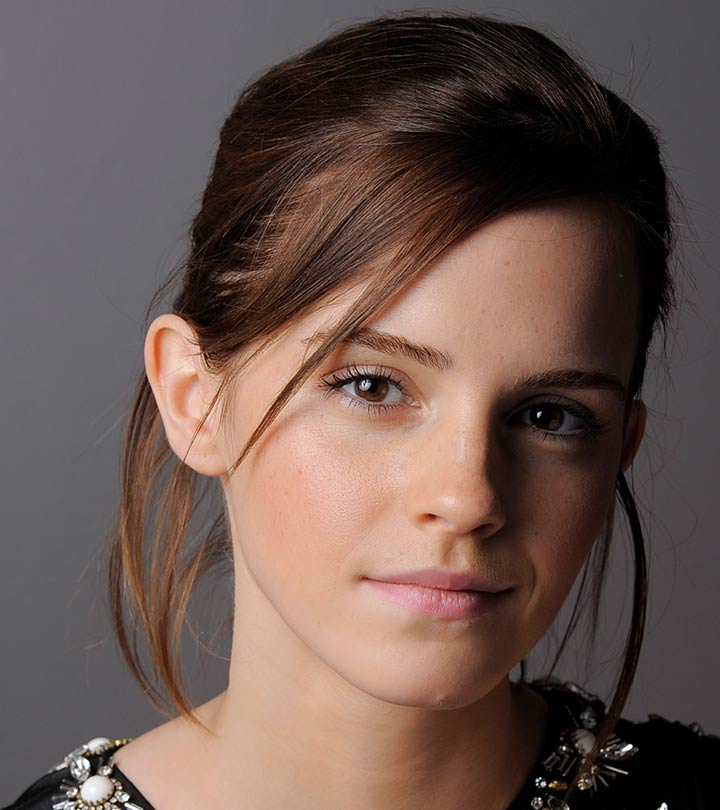
#> input picture point operations/img/emma.jpg, 720 x 810 px
$ jupyter execute 'increase brightness.ipynb'
#> lines starting #> are read from the running program, lines starting #| are printed output that depends on the picture
[cell 1]
## increase brightness

import cv2 as cv
from matplotlib import cm
import numpy as np
import matplotlib.pyplot as plt

im1=cv.imread('img/emma.jpg',cv.IMREAD_GRAYSCALE)  #read image as grayscale
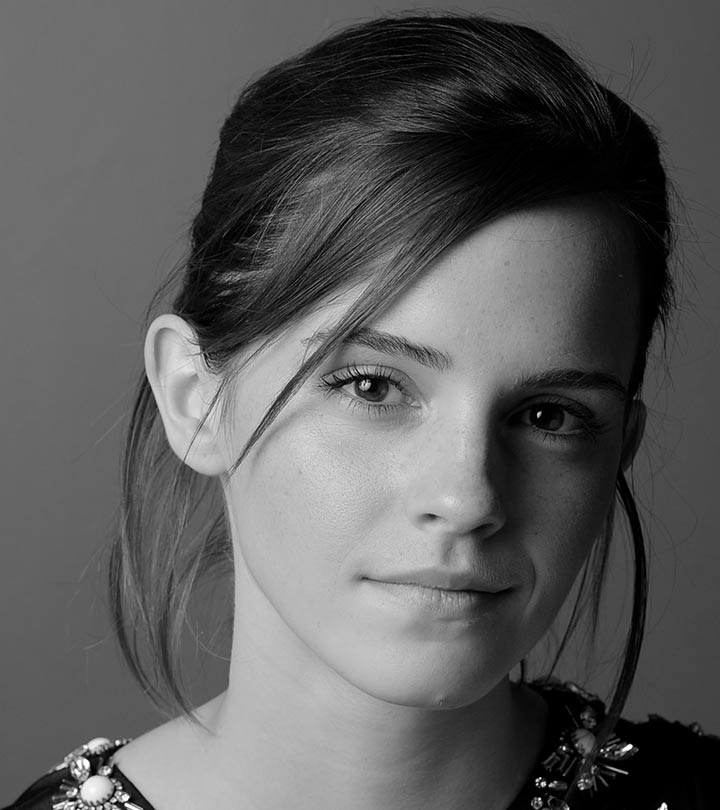
#> im1: shape (810, 720); min 0, max 255, mean 92.3
assert im1 is not None

im2=im1+100
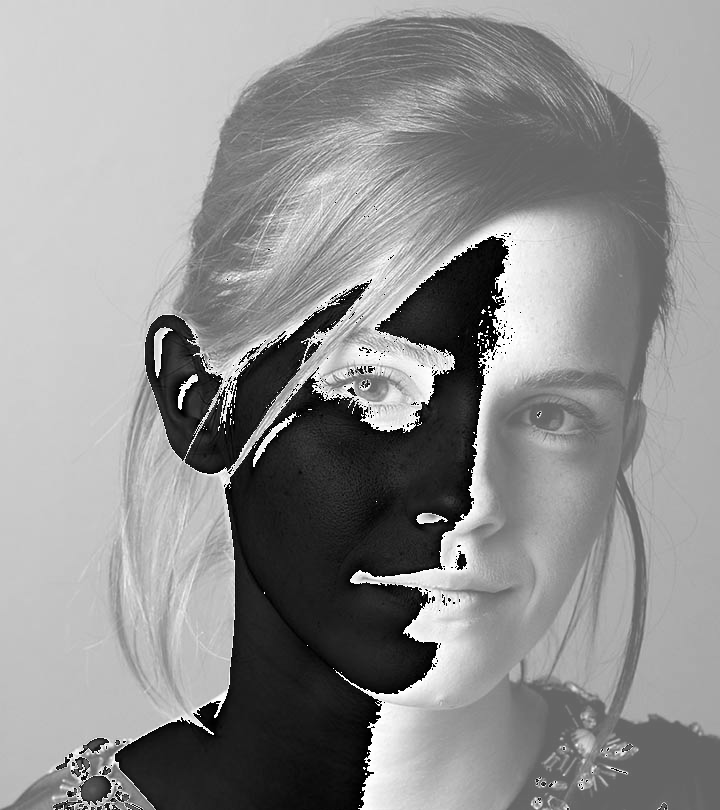
#> im2: shape (810, 720); min 0, max 255, mean 143.7
## Adding 100 to each pixel using im2 = im1 + 100 may result in values exceeding 255, causing overflow.
## When values exceed 255 due to addition, they are truncated back to the 0-255 range (256 becomes 0).

im3=cv.add(im1,100)  ## Adds the scalar value 100 to each pixel value in im1, producing the modified image im2
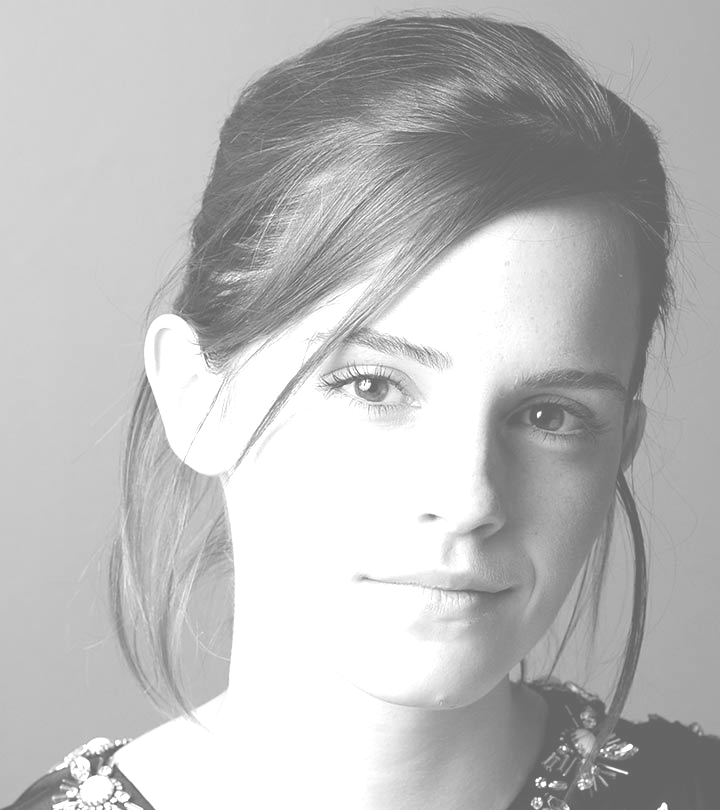
#> im3: shape (810, 720); min 100, max 255, mean 187.3
## cv.add(im1, 100) handles overflow differently by clipping values at 255, ensuring no overflow occurs beyond the 0-255 range

fig,ax=plt.subplots(nrows=1,ncols=3,figsize=(15,8))   ## a grid with 2 subplots in 1 row
ax[0].imshow(cv.cvtColor(im1,cv.COLOR_BGR2RGB),cmap=cm.gray,vmin=0,vmax=255)  ## cmap: colormap used for displaying the image. ## cm.gray -> grayscale colormap.
ax[1].imshow(cv.cvtColor(im2,cv.COLOR_BGR2RGB),cmap=cm.gray,vmin=0,vmax=255)  ## vmin, vmax: min,max values of colormap. In grayscale images, 0 -> black , 255 -> white
ax[2].imshow(cv.cvtColor(im3,cv.COLOR_BGR2RGB),cmap=cm.gray,vmin=0,vmax=255)
ax[0].set_title('Original Image')
ax[1].set_title('Brightness increased - wrong')
ax[2].set_title('Brightness increased - correct')
ax[0].axis('off')
ax[1].axis('off')
ax[2].axis('off')
plt.show()

[cell 2]
## increase brigthness using loops (slow)

import cv2 as cv
from matplotlib import cm
import numpy as np
import matplotlib.pyplot as plt

im1=cv.imread('img/emma.jpg',cv.IMREAD_GRAYSCALE)  #read image as grayscale
im2 =np.zeros_like(im1)
for i in range(im1.shape[0]):
    for j in range(im1.shape[1]):
        im2[i,j]=im1[i,j]+100

fig,ax=plt.subplots(nrows=1,ncols=2,figsize=(10,8))
ax[0].imshow(cv.cvtColor(im1,cv.COLOR_BGR2RGB),cmap=cm.gray,vmin=0,vmax=255)
ax[1].imshow(cv.cvtColor(im2,cv.COLOR_BGR2RGB),cmap=cm.gray,vmin=0,vmax=255)
ax[0].set_title('Original Image')
ax[1].set_title('Brightness increased')
ax[0].axis('off')
ax[1].axis('off')
plt.show()
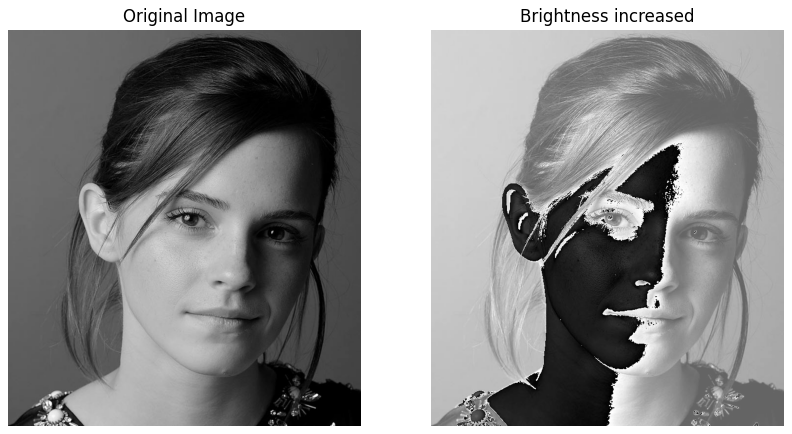
#> figure drawn by matplotlib, 2 panels

[cell 3]
## obtaining one color plane

import cv2 as cv
from matplotlib import cm
import numpy as np
import matplotlib.pyplot as plt

im=cv.imread('img/emma.jpg')
#> im is the input picture: shape (810, 720, 3); mean B, G, R 80.1, 87.4, 106.8
im_blue=im.copy()    ## creates a deep copy of im into im_blue. Any modifications made to im_blue do not affect the original im.
im_blue[:,:,1]=0     ## accesses all rows and columns (:) of the green channel (1 in OpenCV's BGR channel order) of im_blue and sets them to 0, effectively removing the green color from the image.
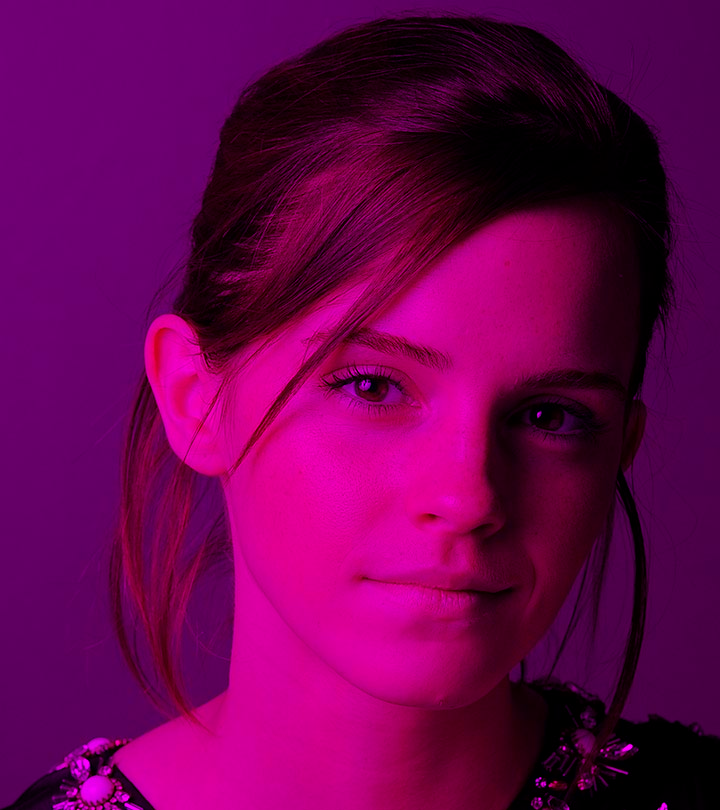
#> im_blue: shape (810, 720, 3); mean B, G, R 80.1, 0, 106.8
im_blue[:,:,2]=0     ## accesses all rows and columns (:) of the red channel (2 in OpenCV's BGR channel order) of im_blue and sets them to 0, effectively removing the red color from the image.
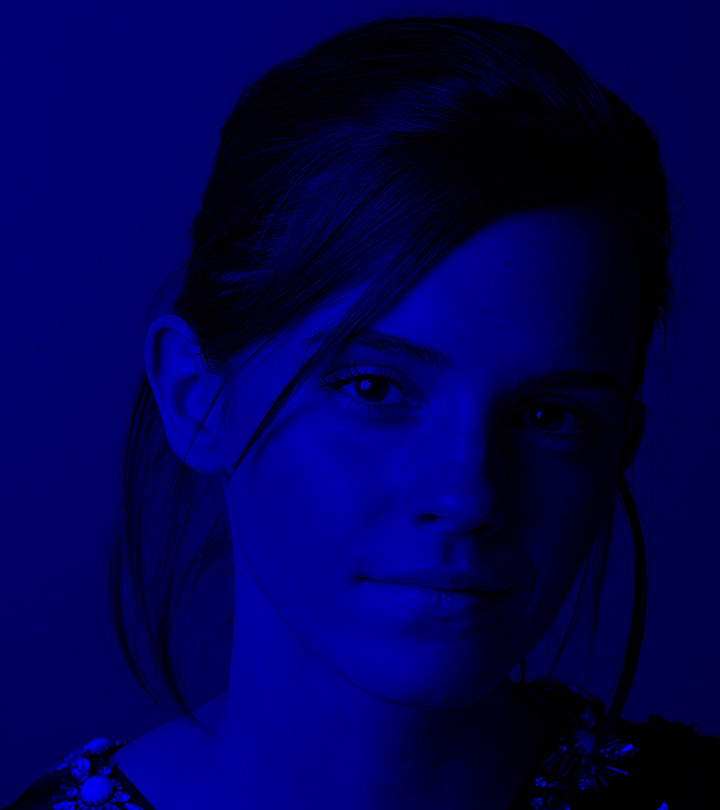
#> im_blue: shape (810, 720, 3); mean B, G, R 80.1, 0, 0

im_green=im.copy()
im_green[:,:,0]=0
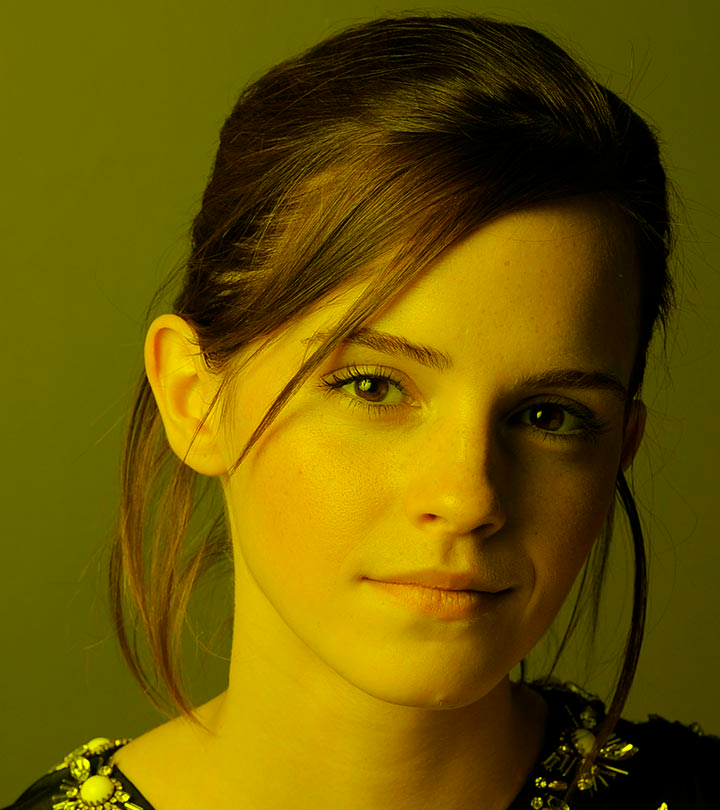
#> im_green: shape (810, 720, 3); mean B, G, R 0, 87.4, 106.8
im_green[:,:,2]=0
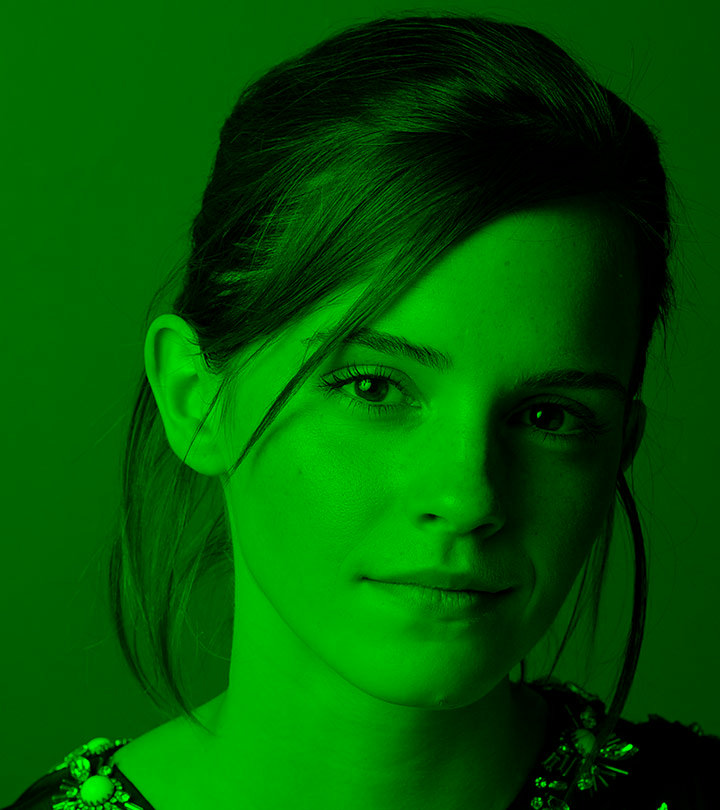
#> im_green: shape (810, 720, 3); mean B, G, R 0, 87.4, 0

fig,ax=plt.subplots(1,3,figsize=(15,8))
ax[0].imshow(cv.cvtColor(im,cv.COLOR_BGR2RGB))
ax[1].imshow(cv.cvtColor(im_blue,cv.COLOR_BGR2RGB))
ax[2].imshow(cv.cvtColor(im_green,cv.COLOR_BGR2RGB))
ax[0].set_title('Original Image')
ax[1].set_title('Blue Channel')
ax[2].set_title('Green Channel')
ax[0].axis('off')
ax[1].axis('off')
ax[2].axis('off')
plt.show()
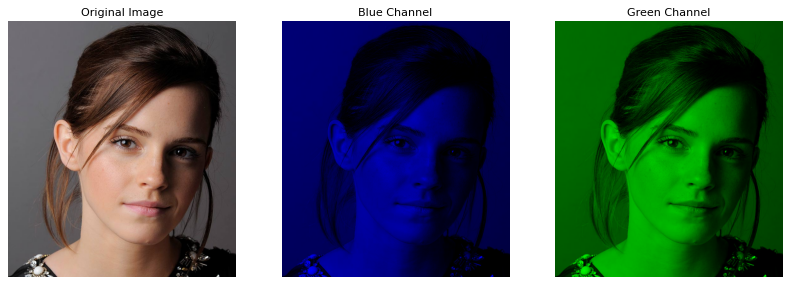
#> figure drawn by matplotlib, 3 panels
